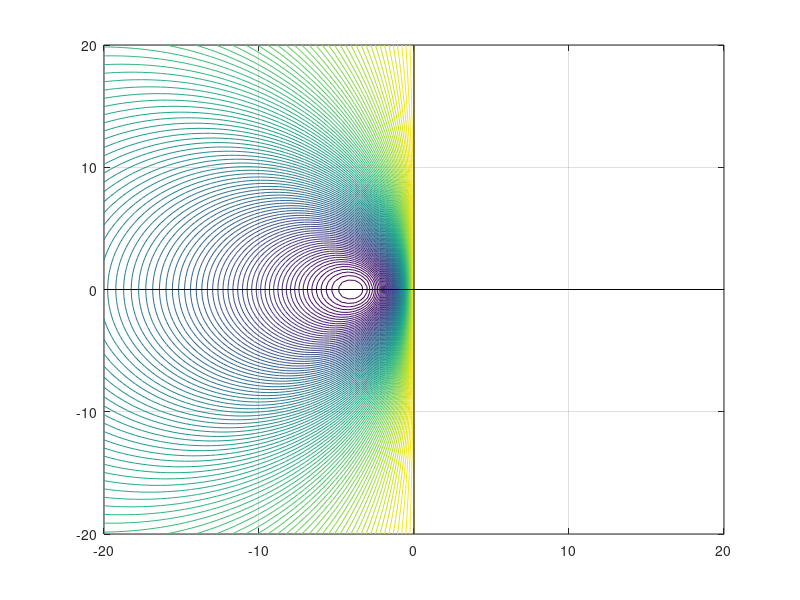

Recreate this plot in MATLAB.
clear;
clc;

x1 = -20;
x2 = -1*x1;

y1 = x1;
y2 = x2;

N = 100;
x = linspace(x1,x2,N);
y = linspace(y1,y2,N);

[x,y] = meshgrid(x,y);
z = x + 1i*y;

gamma = 0.25;%1 + 1/sqrt(2.0);

stabFun = (1 + (1 - 2*gamma)*z + (0.5 - 2*gamma + gamma^2)*z.^2)./(1 - gamma*z).^2;%1 + z + (1/2)*z.^2 + (1/6)*z.^3;

%Plot settings
figure(1)
contour(x,y,abs(stabFun),[0:0.01:1]);
xlim([x1 x2]);
ylim([y1 y2]);
grid on;
xL = xlim;
yL = ylim;
line([0 0], xL,'Color','black');  %x-axis
line(xL, [0 0],'Color','black');  %y-axis